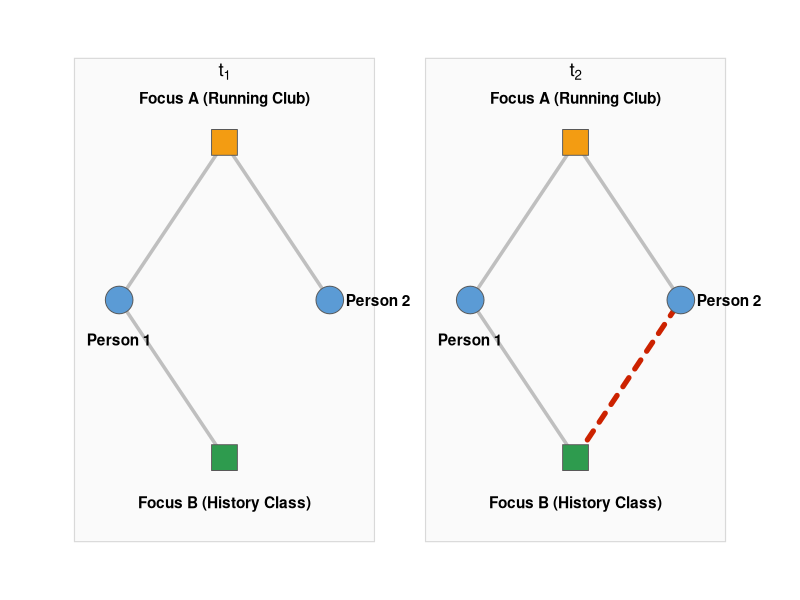

The R script that drew this image:
# Generates images/indirect-contagion.png for slides/ego-homogeneity.qmd
# ("Hachen et al.'s Concept of 'Indirect Contagion'" slide). Stylized schematic.
# No internal title/subtitle — the slide bullets carry the explanation;
# small t1/t2 tags mark the two snapshots.
# Run from the repo root: Rscript images/make_indirect_contagion.R
library(ggplot2)

blue <- "#5B9BD5"; green <- "#2E9B4E"; orange <- "#F39C12"
edge <- "grey75"; red <- "#CC2200"

scene <- function(cx) list(
  fA = c(cx, 0.80), fB = c(cx, 0.20), p1 = c(cx - 0.33, 0.50), p2 = c(cx + 0.33, 0.50))
s1 <- scene(0.55); s2 <- scene(1.65)

tie <- function(a, b, col, lty, w)
  data.frame(x = a[1], y = a[2], xend = b[1], yend = b[2], col = col,
             lty = lty, w = w)

edges <- rbind(
  tie(s1$p1, s1$fA, edge, "solid", 1.2), tie(s1$p2, s1$fA, edge, "solid", 1.2),
  tie(s1$p1, s1$fB, edge, "solid", 1.2),
  tie(s2$p1, s2$fA, edge, "solid", 1.2), tie(s2$p2, s2$fA, edge, "solid", 1.2),
  tie(s2$p1, s2$fB, edge, "solid", 1.2),
  tie(s2$fB, s2$p2, red, "22", 1.8)   # the 4-cycle: Person 2 adopts Focus B
)

pers <- data.frame(
  x = c(s1$p1[1], s1$p2[1], s2$p1[1], s2$p2[1]),
  y = c(s1$p1[2], s1$p2[2], s2$p1[2], s2$p2[2]), grp = "blue")
fA <- data.frame(x = c(s1$fA[1], s2$fA[1]), y = c(s1$fA[2], s2$fA[2]), grp = "orange")
fB <- data.frame(x = c(s1$fB[1], s2$fB[1]), y = c(s1$fB[2], s2$fB[2]), grp = "green")

p <- ggplot() +
  annotate("rect", xmin = 0.08, xmax = 1.02, ymin = 0.04, ymax = 0.96,
           fill = "grey98", color = "grey85", linewidth = 0.4) +
  annotate("rect", xmin = 1.18, xmax = 2.12, ymin = 0.04, ymax = 0.96,
           fill = "grey98", color = "grey85", linewidth = 0.4) +
  annotate("text", x = 0.55, y = 0.935, label = "t[1]", parse = TRUE, size = 4.8) +
  annotate("text", x = 1.65, y = 0.935, label = "t[2]", parse = TRUE, size = 4.8) +
  geom_segment(data = edges,
               aes(x, y, xend = xend, yend = yend, color = col,
                   linetype = lty, linewidth = w), lineend = "round") +
  scale_color_identity() + scale_linetype_identity() + scale_linewidth_identity() +
  geom_point(data = pers, aes(x, y, fill = grp), shape = 21,
             size = 9, color = "grey35", stroke = 0.5) +
  geom_point(data = fA, aes(x, y, fill = grp), shape = 22,
             size = 9.5, color = "grey35", stroke = 0.5) +
  geom_point(data = fB, aes(x, y, fill = grp), shape = 22,
             size = 9.5, color = "grey35", stroke = 0.5) +
  annotate("text", x = 0.55, y = 0.885, label = "Focus A (Running Club)",
           size = 3.9, fontface = "bold") +
  annotate("text", x = 1.65, y = 0.885, label = "Focus A (Running Club)",
           size = 3.9, fontface = "bold") +
  annotate("text", x = 0.55, y = 0.115, label = "Focus B (History Class)",
           size = 3.9, fontface = "bold") +
  annotate("text", x = 1.65, y = 0.115, label = "Focus B (History Class)",
           size = 3.9, fontface = "bold") +
  annotate("text", x = s1$p1[1], y = s1$p1[2] - 0.075, label = "Person 1",
           size = 3.9, fontface = "bold", hjust = 0.5) +
  annotate("text", x = s1$p2[1] + 0.05, y = s1$p2[2], label = "Person 2",
           size = 3.9, fontface = "bold", hjust = 0) +
  annotate("text", x = s2$p1[1], y = s2$p1[2] - 0.075, label = "Person 1",
           size = 3.9, fontface = "bold", hjust = 0.5) +
  annotate("text", x = s2$p2[1] + 0.05, y = s2$p2[2], label = "Person 2",
           size = 3.9, fontface = "bold", hjust = 0) +
  scale_fill_manual(values = c(blue = blue, green = green, orange = orange),
                    guide = "none") +
  coord_cartesian(xlim = c(0, 2.2), ylim = c(0, 1), clip = "off") +
  theme_void() +
  theme(plot.margin = margin(8, 10, 8, 10))

ggsave("images/indirect-contagion.png", p, width = 8.25, height = 3.75,
       dpi = 200, bg = "white")
